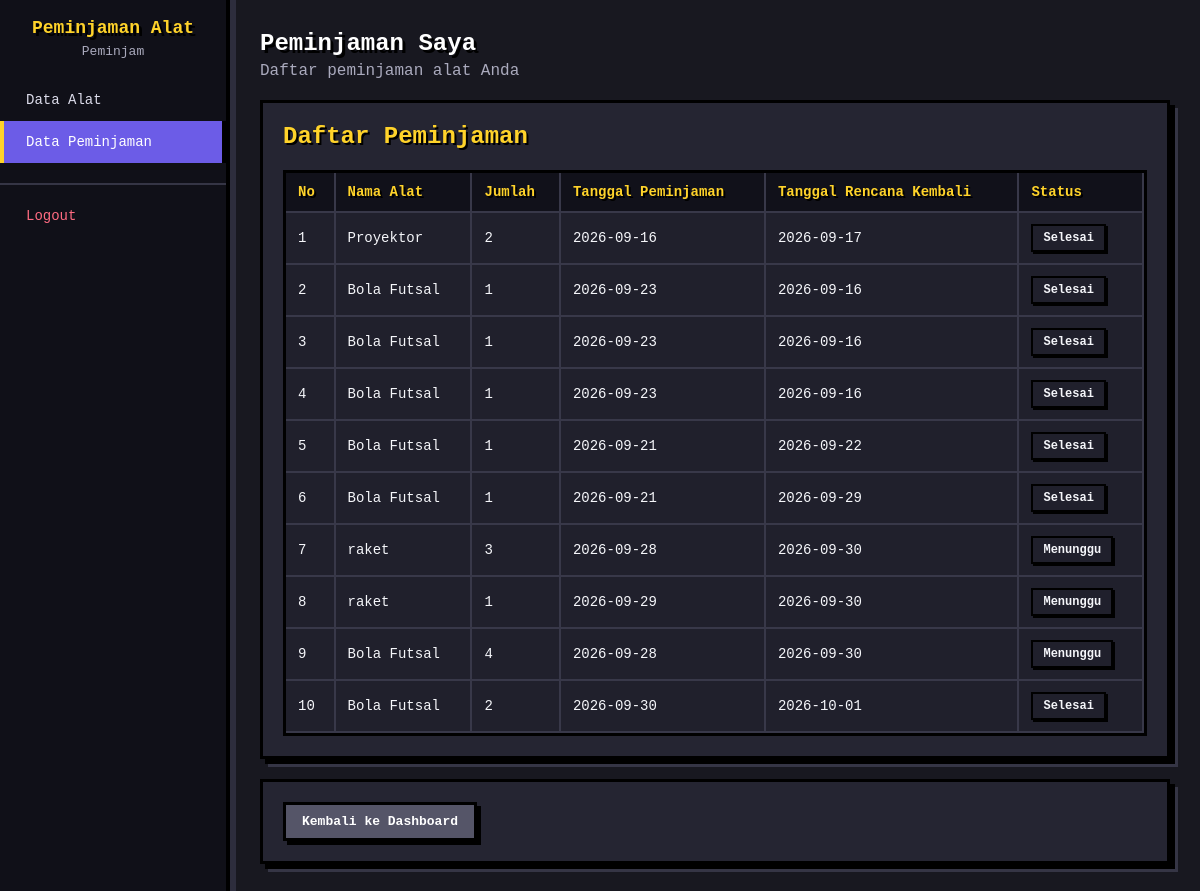
Screenshot of /app/data/peminjaman/peminjaman_peminjam.php (signed in) with the database file from the repository.
### tables this page shows
CREATE TABLE `peminjaman` (
  `id_peminjaman` int(11) NOT NULL,
  `id_user` int(11) NOT NULL,
  `tanggal_peminjaman` date NOT NULL,
  `tanggal_rencana_kembali` date NOT NULL,
  `status` enum('Menunggu','Dipinjam','Selesai','Ditolak') NOT NULL
);

CREATE TABLE `alat` (
  `id_alat` int(11) NOT NULL,
  `nama_alat` varchar(100) NOT NULL,
  `id_kategori` int(11) NOT NULL,
  `stok` int(11) NOT NULL,
  `kondisi` varchar(50) NOT NULL
);

CREATE TABLE `detail_peminjaman` (
  `id_detail` int(11) NOT NULL,
  `id_peminjaman` int(11) NOT NULL,
  `id_alat` int(11) NOT NULL,
  `jumlah` int(11) NOT NULL
);

### app/data/peminjaman/peminjaman_peminjam.php (the view, shortened to what this page needs)
<?php
include "../../config/connection.php";
$id_user = $_SESSION['id_user'];
$query = "SELECT peminjaman.*,
                 user.nama_user,
                 alat.nama_alat,
                 detail_peminjaman.jumlah
          FROM peminjaman
          INNER JOIN user
          ON peminjaman.id_user = user.id_user
          INNER JOIN detail_peminjaman
          ON peminjaman.id_peminjaman = detail_peminjaman.id_peminjaman
          INNER JOIN alat
          ON detail_peminjaman.id_alat = alat.id_alat
          WHERE peminjaman.id_user = '$id_user'";
$data = $conn->query($query);
?>
<!DOCTYPE html>
<html>
<head>
    <link rel="stylesheet" href="/ProjectUKK/public/css/style.css?v=2">
</head>
<body>
    <div class="layout">
        <div class="sidebar">
            <div class="sidebar-header">
                <h2>Peminjaman Alat</h2>
                <p>Peminjam</p>
            </div>
            <ul class="sidebar-menu">
                <li>
                    <a href="../../controller/peminjam/alat.php">
                        Data Alat
                    </a>
                </li>
                <li>
                    <a href="../../controller/peminjam/peminjaman.php" class="active">
                        Data Peminjaman
                    </a>
                </li>
                <li class="logout-menu">
                    <a href="../../../public/logout.php">
                        Logout
                    </a>
                </li>
            </ul>
        </div>
        <div class="main">
            <div class="topbar">
                <div>
                    <h1>Peminjaman Saya</h1>
                    <p>
                        Daftar peminjaman alat Anda
                    </p>
                </div>
            </div>
            <div class="card">
                <div class="toolbar">
                    <h2>Daftar Peminjaman</h2>
                </div>
                <table>
                    <tr>
                        <th>No</th>
                        <th>Nama Alat</th>
                        <th>Jumlah</th>
                        <th>Tanggal Peminjaman</th>
                        <th>Tanggal Rencana Kembali</th>
                        <th>Status</th>
                    </tr>
                    <?php
                    $no = 1;
                    while ($row = $data->fetch_assoc()) {
                        ?>
                        <tr>
                            <td>
                                <?= $no++; ?>
                            </td>
                            <td>
                                <?= $row['nama_alat']; ?>
                            </td>
                            <td>
                                <?= $row['jumlah']; ?>
                            </td>
                            <td>
                                <?= $row['tanggal_peminjaman']; ?>
                            </td>
                            <td>
                                <?= $row['tanggal_rencana_kembali']; ?>
                            </td>
                            <td>
                                <?php if ($row['status'] == 'Menunggu') { ?>
                                    <span class="badge badge-warning">
                                        Menunggu
                                    </span>
                                <?php } elseif ($row['status'] == 'Dipinjam') { ?>
                                    <span class="badge badge-success">
                                        Dipinjam
                                    </span>
                                <?php } elseif ($row['status'] == 'Selesai') { ?>
                                    <span class="badge badge-success">
                                        Selesai
                                    </span>
                                <?php } elseif ($row['status'] == 'Ditolak') { ?>
                                    <span class="badge badge-danger">
                                        Ditolak
                                    </span>
                                <?php } else { ?>
                                    <?= $row['status']; ?>
                                <?php } ?>
                            </td>
                        </tr>
                    <?php } ?>
                </table>
            </div>
            <div class="card">
                <a href="../../views/peminjam.php" class="btn btn-muted">
                    Kembali ke Dashboard
                </a>
            </div>
        </div>
    </div>
</body>
</html>

### public/css/style.css (style rules this page uses)
:root { --primary: #6c5ce7; --primary-dark: #4834d4; --danger: #ff4757; --success: #2ed573; --bg: #181820; --card: #252532; --border: #45455a; --text: #f5f6fa; --muted: #aaaabd; --yellow: #ffd32a; --radius: 0px; }
* { box-sizing: border-box; }
html { scroll-behavior: smooth; }
body { margin: 0; font-family: "Courier New", monospace; background: var(--bg); color: var(--text); image-rendering: pixelated; }
.layout { display: flex; min-height: 100vh; animation: pixelIn 0.35s ease; }
.sidebar { width: 230px; background: #101018; color: white; flex-shrink: 0; padding: 18px 0; border-right: 4px solid #000; box-shadow: 6px 0 0 #2d2d3d; }
.sidebar-header { text-align: center; padding: 0 15px; margin-bottom: 20px; }
.sidebar-header h2 { font-size: 18px; margin: 0 0 6px; color: var(--yellow); text-shadow: 3px 3px 0 #000; }
.sidebar-header p { font-size: 13px; color: #aaaabd; margin: 0; }
.sidebar-menu { list-style: none; padding: 0; margin: 0; }
.sidebar-menu li { margin: 0; }
.sidebar-menu a { display: block; padding: 13px 22px; color: #dcdcea; text-decoration: none; font-size: 14px; border-left: 4px solid transparent; transition: transform 0.1s, background 0.1s, color 0.1s; }
.sidebar-menu a.active { background: var(--primary); color: white; border-left: 4px solid var(--yellow); box-shadow: inset -4px 0 0 #000; }
.logout-menu { margin-top: 20px !important; border-top: 2px solid #353545; padding-top: 10px; }
.logout-menu a { color: #ff6b81; }
.main { flex: 1; padding: 30px; max-width: 1200px; animation: pixelIn 0.45s ease; }
.topbar { margin-bottom: 20px; }
.topbar h1 { font-size: 24px; margin: 0 0 5px; color: white; text-shadow: 3px 3px 0 #000; }
.topbar p { margin: 0; color: var(--muted); }
.card { background: var(--card); border: 3px solid #000; border-radius: 0; padding: 20px; margin-bottom: 20px; box-shadow: 5px 5px 0 #000, 8px 8px 0 #353545; animation: pixelIn 0.4s ease; }
.card h2 { margin-top: 0; color: var(--yellow); text-shadow: 2px 2px 0 #000; }
table { width: 100%; border-collapse: separate; border-spacing: 0; background: #20202c; font-size: 14px; border: 3px solid #000; }
th, td { padding: 11px 12px; border-right: 2px solid #383849; border-bottom: 2px solid #383849; text-align: left; }
th { background: #11111a; color: var(--yellow); font-weight: bold; text-shadow: 2px 2px 0 #000; }
.btn { display: inline-block; padding: 9px 16px; border-radius: 0; border: 3px solid #000; cursor: pointer; font-family: "Courier New", monospace; font-size: 13px; font-weight: bold; text-decoration: none; box-shadow: 4px 4px 0 #000; transition: transform 0.1s, box-shadow 0.1s; }
.btn-muted { background: #555568; color: white; }
.badge { display: inline-block; padding: 5px 10px; border-radius: 0; border: 2px solid #000; font-size: 12px; font-weight: bold; box-shadow: 2px 2px 0 #000; }

### rows the page displays
peminjaman: alat.nama_alat "Proyektor", detail_peminjaman.jumlah "2", tanggal_peminjaman "2026-09-16", tanggal_rencana_kembali "2026-09-17", status "Selesai"
peminjaman: alat.nama_alat "Bola Futsal", detail_peminjaman.jumlah "1", tanggal_peminjaman "2026-09-23", tanggal_rencana_kembali "2026-09-16", status "Selesai"
peminjaman: alat.nama_alat "Bola Futsal", detail_peminjaman.jumlah "1", tanggal_peminjaman "2026-09-23", tanggal_rencana_kembali "2026-09-16", status "Selesai"
peminjaman: alat.nama_alat "Bola Futsal", detail_peminjaman.jumlah "1", tanggal_peminjaman "2026-09-23", tanggal_rencana_kembali "2026-09-16", status "Selesai"
peminjaman: alat.nama_alat "Bola Futsal", detail_peminjaman.jumlah "1", tanggal_peminjaman "2026-09-21", tanggal_rencana_kembali "2026-09-22", status "Selesai"
peminjaman: alat.nama_alat "Bola Futsal", detail_peminjaman.jumlah "1", tanggal_peminjaman "2026-09-21", tanggal_rencana_kembali "2026-09-29", status "Selesai"
peminjaman: alat.nama_alat "raket", detail_peminjaman.jumlah "3", tanggal_peminjaman "2026-09-28", tanggal_rencana_kembali "2026-09-30", status "Menunggu"
peminjaman: alat.nama_alat "raket", detail_peminjaman.jumlah "1", tanggal_peminjaman "2026-09-29", tanggal_rencana_kembali "2026-09-30", status "Menunggu"
peminjaman: alat.nama_alat "Bola Futsal", detail_peminjaman.jumlah "4", tanggal_peminjaman "2026-09-28", tanggal_rencana_kembali "2026-09-30", status "Menunggu"
peminjaman: alat.nama_alat "Bola Futsal", detail_peminjaman.jumlah "2", tanggal_peminjaman "2026-09-30", tanggal_rencana_kembali "2026-10-01", status "Selesai"
